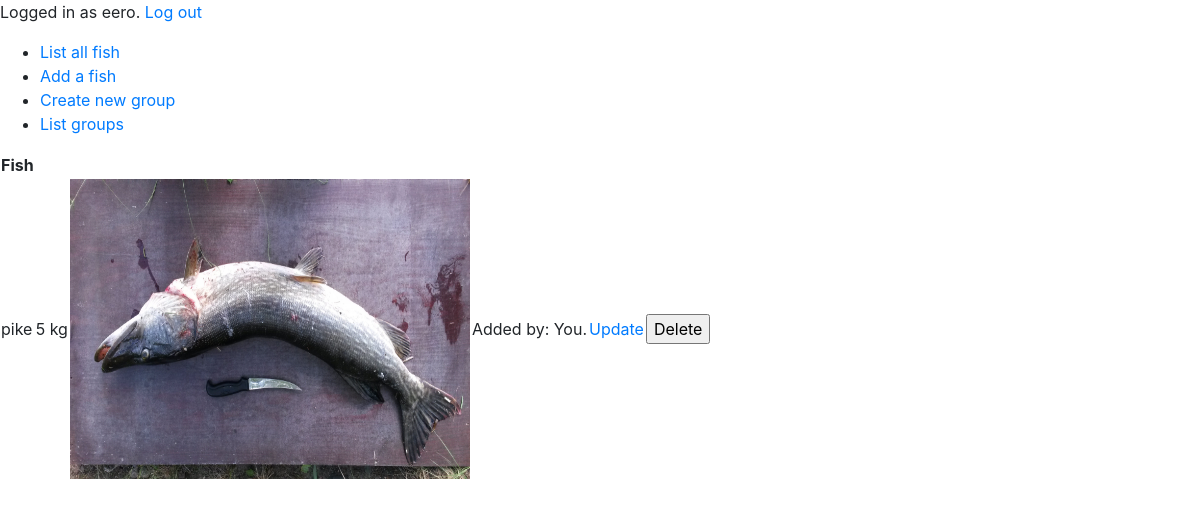
The app's page /fish/2 (signed in) with its own data.
### application/auth/models.py (models this page shows, shortened)
class User(Base):
    __tablename__ = "account"
    username = db.Column(db.String(144), unique=True, nullable=False)
    password = db.Column(db.String(144), nullable=False)
    groups = db.relationship('Group', secondary=groups, backref=db.backref('accounts', lazy=True))
    fish = db.relationship("Fish",backref='account',lazy=True)

### application/fish/models.py (models this page shows, shortened)
class Fish(Base):
    species = db.Column(db.String(144), nullable=False)
    weight = db.Column(db.Numeric(precision=4, asdecimal=False, decimal_return_scale=None))
    image_file = db.Column(db.String(20))
    account_id = db.Column(db.Integer, db.ForeignKey('account.id'),
                            nullable=False)

### application/fish/views.py (the view)
@app.route("/fish/<int:fish_id>")
def fish_view(fish_id):
    fish = Fish.query.get_or_404(fish_id)
    user = User.query.get_or_404(fish.account_id)
    if fish.image_file is None:
         return render_template("fish/view.html", fish=fish, user=user)
    print("IMG", fish)
    picture = url_for('static', filename='pictures/'+ fish.image_file)
    myfile=os.path.exists('\\application')
    osPath =  os.path.dirname(os.path.abspath(__file__))
    newPath = os.path.dirname(osPath)
    print("OS .. ", newPath)
    print("NEW PATH ",newPath+picture)
    return render_template("fish/view.html", fish=fish, user=user, picture=picture)

### application/__init__.py (called while the page is built)
@app.after_request
def add_header(response):
    response.headers['Cache-Control'] = 'no-store, no-cache, must-revalidate, post-check=0, pre-check=0, max-age=0'
    response.headers['Pragma'] = 'no-cache'
    response.headers['Expires'] = '-1'
    return response

@login_manager.user_loader
def load_user(user_id):
    return User.query.get(user_id)

### application/templates/fish/view.html
{% extends "layout.html" %}
{% block body %}
<table>
  <tr>
    <th>Fish</th>
  </tr>
  <tr>
    <td>{{ fish.species }}</td>
    <td>{{ fish.weight }} kg</td>
    <td>
      <img src="{{ picture }}" height="300" width="400" alt="Fish image">
    </td>
    {% if user == current_user %}
      <td>Added by: You. </td>
      <td><a href="{{ url_for('fish_update', fish_id=fish.id) }}">Update</a></td>
    <form method="POST" action="{{ url_for('fish_delete',fish_id=fish.id)}}">
      <td><input type="submit" value="Delete"></td>
    </form>
    {% else %}
    <td>Added by: {{ user.username }}. </td>
    {% endif %}
  </tr>
</table>
{% endblock %}

### application/templates/layout.html (shortened to what this page needs)
<!DOCTYPE html>
<html>
<head>
  <link rel="stylesheet" href="https://maxcdn.bootstrapcdn.com/bootstrap/4.0.0/css/bootstrap.min.css">
</head>
<body>
  {% if current_user.is_authenticated %}
  <p>
  Logged in as {{ current_user.username }}. <a href="{{ url_for('auth_logout') }}">Log out</a>
  </p>
  {% else %}
  <a href="{{ url_for('auth_login') }}">Log in</a>
  <a href="{{ url_for('auth_signup') }}">Sign up</a>
  {% endif %}
  <ul>
    <li><a href="{{ url_for('fish_index') }}">List all fish</a></li>
    <li><a href="{{ url_for('fish_new') }}">Add a fish</a></li>
    <li><a href="{{ url_for('group_new') }}">Create new group</a></li>
    <li><a href="{{ url_for('group_index') }}">List groups</a></li>
  </ul>
  {% block body %}{% endblock %}
</body>
</html>

### records on screen
User: username "eero"
Fish: species "pike", weight "5"
